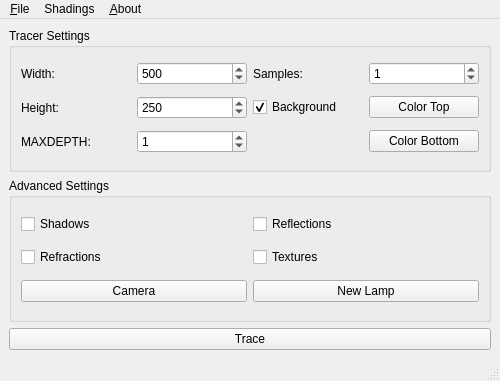
<?xml version="1.0" encoding="UTF-8"?>
<ui version="4.0">
 <class>Main</class>
 <widget class="QMainWindow" name="Main">
  <property name="geometry">
   <rect>
    <x>0</x>
    <y>0</y>
    <width>500</width>
    <height>381</height>
   </rect>
  </property>
  <property name="windowTitle">
   <string>MainWindow</string>
  </property>
  <widget class="QWidget" name="centralwidget">
   <layout class="QVBoxLayout" name="verticalLayout">
    <item>
     <widget class="QGroupBox" name="groupBox">
      <property name="title">
       <string>Tracer Settings</string>
      </property>
      <layout class="QGridLayout" name="gridLayout_2">
       <item row="1" column="2">
        <widget class="QCheckBox" name="backGround">
         <property name="text">
          <string>Background</string>
         </property>
         <property name="checked">
          <bool>true</bool>
         </property>
        </widget>
       </item>
       <item row="0" column="3">
        <widget class="QSpinBox" name="valSamples">
         <property name="maximum">
          <number>1000</number>
         </property>
         <property name="value">
          <number>1</number>
         </property>
        </widget>
       </item>
       <item row="3" column="3">
        <widget class="QPushButton" name="ColorBottom">
         <property name="text">
          <string>Color Bottom</string>
         </property>
        </widget>
       </item>
       <item row="0" column="0">
        <widget class="QLabel" name="label_4">
         <property name="text">
          <string>Width:</string>
         </property>
        </widget>
       </item>
       <item row="0" column="2">
        <widget class="QLabel" name="label_2">
         <property name="text">
          <string>Samples:</string>
         </property>
        </widget>
       </item>
       <item row="1" column="1">
        <widget class="QSpinBox" name="valHeight">
         <property name="maximum">
          <number>5000</number>
         </property>
         <property name="value">
          <number>250</number>
         </property>
        </widget>
       </item>
       <item row="1" column="3">
        <widget class="QPushButton" name="ColorTop">
         <property name="text">
          <string>Color Top</string>
         </property>
        </widget>
       </item>
       <item row="0" column="1">
        <widget class="QSpinBox" name="valWidth">
         <property name="minimum">
          <number>0</number>
         </property>
         <property name="maximum">
          <number>1000</number>
         </property>
         <property name="value">
          <number>500</number>
         </property>
        </widget>
       </item>
       <item row="1" column="0">
        <widget class="QLabel" name="label_5">
         <property name="text">
          <string>Height:</string>
         </property>
        </widget>
       </item>
       <item row="3" column="0">
        <widget class="QLabel" name="label">
         <property name="text">
          <string>MAXDEPTH:</string>
         </property>
        </widget>
       </item>
       <item row="3" column="1">
        <widget class="QSpinBox" name="MAXDEPTH">
         <property name="maximum">
          <number>500</number>
         </property>
         <property name="value">
          <number>1</number>
         </property>
        </widget>
       </item>
      </layout>
     </widget>
    </item>
    <item>
     <widget class="QGroupBox" name="groupBox_2">
      <property name="title">
       <string>Advanced Settings</string>
      </property>
      <layout class="QGridLayout" name="gridLayout_3">
       <item row="1" column="1">
        <widget class="QCheckBox" name="valTextures">
         <property name="text">
          <string>Textures</string>
         </property>
        </widget>
       </item>
       <item row="13" column="1">
        <widget class="QPushButton" name="lampButton">
         <property name="text">
          <string>New Lamp</string>
         </property>
        </widget>
       </item>
       <item row="0" column="0">
        <widget class="QCheckBox" name="valShadows">
         <property name="text">
          <string>Shadows</string>
         </property>
         <property name="checked">
          <bool>false</bool>
         </property>
        </widget>
       </item>
       <item row="0" column="1">
        <widget class="QCheckBox" name="valReflections">
         <property name="text">
          <string>Reflections</string>
         </property>
         <property name="checked">
          <bool>false</bool>
         </property>
        </widget>
       </item>
       <item row="1" column="0">
        <widget class="QCheckBox" name="valRefractions">
         <property name="text">
          <string>Refractions</string>
         </property>
        </widget>
       </item>
       <item row="13" column="0">
        <widget class="QPushButton" name="buttonCamera">
         <property name="text">
          <string>Camera</string>
         </property>
        </widget>
       </item>
      </layout>
     </widget>
    </item>
    <item>
     <widget class="QPushButton" name="buttonTrace">
      <property name="text">
       <string>Trace</string>
      </property>
     </widget>
    </item>
   </layout>
  </widget>
  <widget class="QMenuBar" name="menubar">
   <property name="geometry">
    <rect>
     <x>0</x>
     <y>0</y>
     <width>500</width>
     <height>22</height>
    </rect>
   </property>
   <widget class="QMenu" name="menuFile">
    <property name="title">
     <string>&amp;File</string>
    </property>
    <addaction name="actionNew_Sphere"/>
    <addaction name="actionNew_Triangle"/>
    <addaction name="actionNew_Box"/>
    <addaction name="actionGenerate_Scene"/>
    <addaction name="actionTracing_Settings"/>
    <addaction name="actionOpen_Data"/>
    <addaction name="separator"/>
    <addaction name="actionOpen_Virtual_Scene"/>
    <addaction name="actionSave"/>
    <addaction name="actionStart_and_Save_Animation"/>
    <addaction name="separator"/>
    <addaction name="actionQuit"/>
   </widget>
   <widget class="QMenu" name="menuAbout">
    <property name="title">
     <string>&amp;About</string>
    </property>
    <addaction name="actionAbout"/>
    <addaction name="separator"/>
    <addaction name="separator"/>
   </widget>
   <widget class="QMenu" name="menuShadings">
    <property name="title">
     <string>Shadings</string>
    </property>
    <addaction name="actionColor_Shading"/>
    <addaction name="actionDepth_Shading"/>
    <addaction name="actionNormal_Shading"/>
    <addaction name="actionPhong_Shading"/>
    <addaction name="actionBlinn_Phong"/>
    <addaction name="separator"/>
    <addaction name="actionCell_Shading"/>
    <addaction name="actionGooch_Shading"/>
   </widget>
   <addaction name="menuFile"/>
   <addaction name="menuShadings"/>
   <addaction name="menuAbout"/>
  </widget>
  <widget class="QStatusBar" name="statusbar"/>
  <action name="actionAbout">
   <property name="text">
    <string>&amp;About</string>
   </property>
  </action>
  <action name="actionSave">
   <property name="text">
    <string>&amp;Save Frame as an Image</string>
   </property>
  </action>
  <action name="actionQuit">
   <property name="text">
    <string>&amp;Quit</string>
   </property>
  </action>
  <action name="actionGenerate_Scene">
   <property name="text">
    <string>Simulated Scene</string>
   </property>
  </action>
  <action name="actionTracing_Settings">
   <property name="text">
    <string>Load SetUp</string>
   </property>
  </action>
  <action name="actionOpen_Data">
   <property name="text">
    <string>Open Data File</string>
   </property>
   <property name="actionNew_Box" stdset="0">
    <string/>
   </property>
  </action>
  <action name="actionStart_and_Save_Animation">
   <property name="text">
    <string>Start and Save Animation</string>
   </property>
  </action>
  <action name="actionOpen_Virtual_Scene">
   <property name="text">
    <string>Open Virtual Scene</string>
   </property>
  </action>
  <action name="actionDepth_Shading">
   <property name="text">
    <string>Depth Shading</string>
   </property>
  </action>
  <action name="actionNormal_Shading">
   <property name="text">
    <string>Normal Shading</string>
   </property>
  </action>
  <action name="actionPhong_Shading">
   <property name="text">
    <string>Phong</string>
   </property>
  </action>
  <action name="actionBlinn_Phong">
   <property name="text">
    <string>Blinn-Phong</string>
   </property>
  </action>
  <action name="actionCell_Shading">
   <property name="text">
    <string>Cell Shading</string>
   </property>
  </action>
  <action name="actionGooch_Shading">
   <property name="text">
    <string>Gooch Shading</string>
   </property>
  </action>
  <action name="actionColor_Shading">
   <property name="text">
    <string>Color Shading</string>
   </property>
  </action>
  <action name="actionNew_Sphere">
   <property name="text">
    <string>New Sphere</string>
   </property>
  </action>
  <action name="actionNew_Box">
   <property name="text">
    <string>New Box</string>
   </property>
  </action>
  <action name="actionNew_Triangle">
   <property name="text">
    <string>New Triangle</string>
   </property>
  </action>
 </widget>
 <tabstops>
  <tabstop>valWidth</tabstop>
  <tabstop>valHeight</tabstop>
  <tabstop>valSamples</tabstop>
  <tabstop>backGround</tabstop>
  <tabstop>ColorTop</tabstop>
  <tabstop>ColorBottom</tabstop>
  <tabstop>valShadows</tabstop>
  <tabstop>valRefractions</tabstop>
  <tabstop>valReflections</tabstop>
  <tabstop>valTextures</tabstop>
  <tabstop>buttonCamera</tabstop>
  <tabstop>lampButton</tabstop>
  <tabstop>buttonTrace</tabstop>
 </tabstops>
 <resources/>
 <connections/>
</ui>
